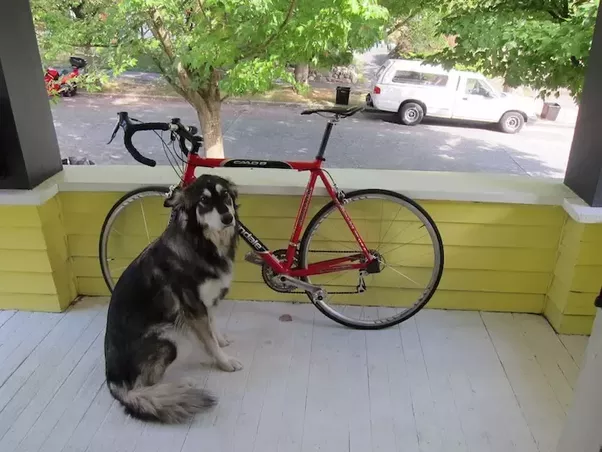
#> input picture Assignments/cv_assignment/images/dog_test.png, 602 x 452 px, found by its file name
$ python kernel_flip.py
#> lines starting #> are read from the running program, lines starting #| are printed output that depends on the picture
import cv2
import numpy as np
import matplotlib.pyplot as plt
def convolve(kernel, orig_img):
    #####################Flip kernel suboptimally####################
    kernel_inv = np.copy(kernel)
    i = len(kernel)
    j = len(kernel[0])
    print("Original Kernel")
    print(kernel)
    print(" ")
    for y in range(i):
        kernel_inv[y] = kernel[i - 1 -y]
    kernel_2 = np.copy(kernel_inv)
    print("Kernel after Rows Swap")
    print(kernel_inv)
    print(" ")
    for x in range(j):
        kernel_inv[:,x] = kernel_2[:,j - 1 - x]
    print("Kernel After Columns Swap")
    print(kernel_inv)
    #################################################################
    img = cv2.copyMakeBorder(orig_img, 1, 1, 1, 1, cv2.BORDER_CONSTANT, value = 0) # Add padding
    res_img = orig_img.copy()
    for i in range(1, img.shape[0] - 1):
        for j in range(1, img.shape[1] - 1):
                res_img[i - 1, j - 1] = np.sum(img[i - 1 : i + 2, j - 1 : j + 2] * kernel_inv[:, :])
    return res_img

orig_img = cv2.imread("images/dog_test.png", 0) # Read Image
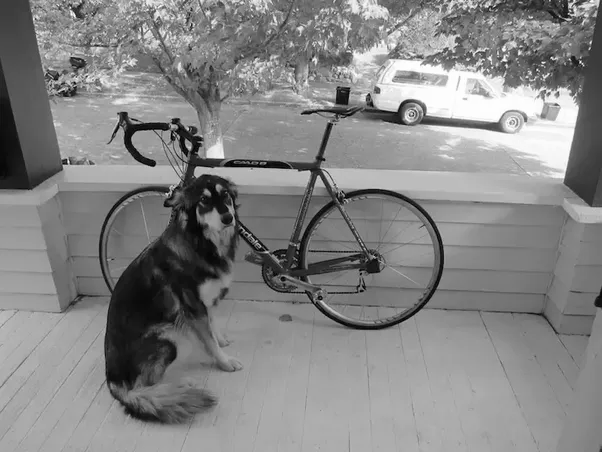
#> orig_img: shape (452, 602); min 0, max 255, mean 132.6
kernel = np.array([[ 1, 2, 3], [ 4, 5, 6], [ 7, 8, 9]]) # Simple vertical gradient kernel

res = convolve(kernel, orig_img)
#> in convolve, `img = cv2.copyMakeBorder(orig_img, 1, 1, 1, 1, cv2.BORDER_CONSTANT, va..`:
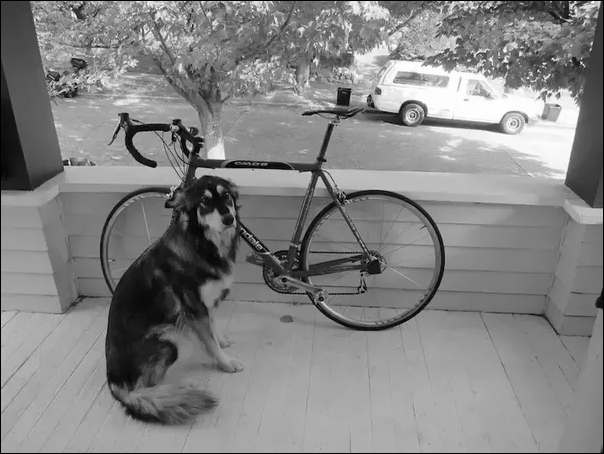
#> img: shape (454, 604); min 0, max 255, mean 131.5
#> after the loop in convolve, `for i in range(1, img.shape[0] - 1):`:
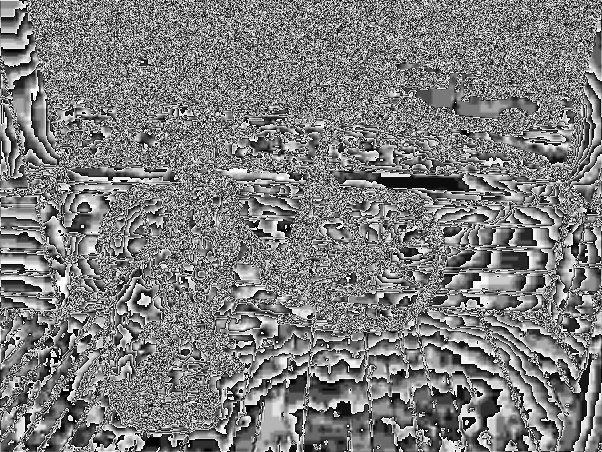
#> res_img: shape (452, 602); min 0, max 255, mean 125.6

$ run again, with Assignments/cv_assignment/images/Convolution0.png copied over Assignments/cv_assignment/images/dog_test.png
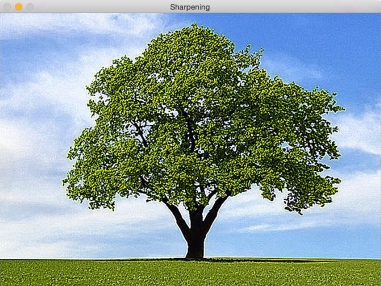
#> input picture Assignments/cv_assignment/images/Convolution0.png, 381 x 286 px, found by its file name
#> in convolve, `img = cv2.copyMakeBorder(orig_img, 1, 1, 1, 1, cv2.BORDER_CONSTANT, va..`:
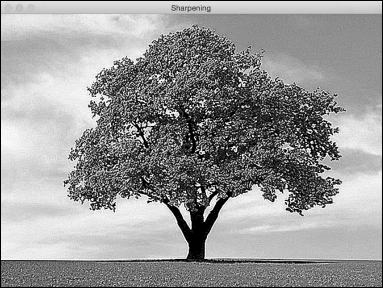
#> img: shape (288, 383); min 0, max 253, mean 150.9
#> after the loop in convolve, `for i in range(1, img.shape[0] - 1):`:
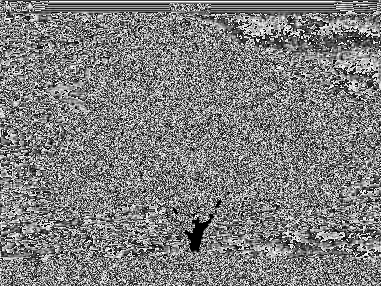
#> res_img: shape (286, 381); min 0, max 255, mean 126.3

$ run again, with Assignments/cv_assignment/images/Convolution10.png copied over Assignments/cv_assignment/images/dog_test.png
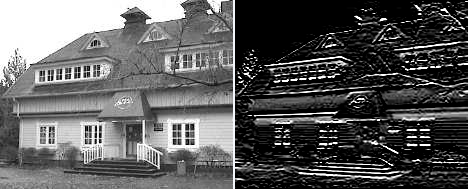
#> input picture Assignments/cv_assignment/images/Convolution10.png, 468 x 189 px, found by its file name
#> in convolve, `img = cv2.copyMakeBorder(orig_img, 1, 1, 1, 1, cv2.BORDER_CONSTANT, va..`:
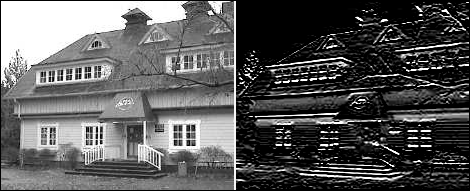
#> img: shape (191, 470); min 0, max 255, mean 90.3
#> after the loop in convolve, `for i in range(1, img.shape[0] - 1):`:
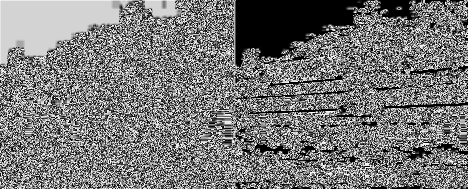
#> res_img: shape (189, 468); min 0, max 255, mean 120.1
